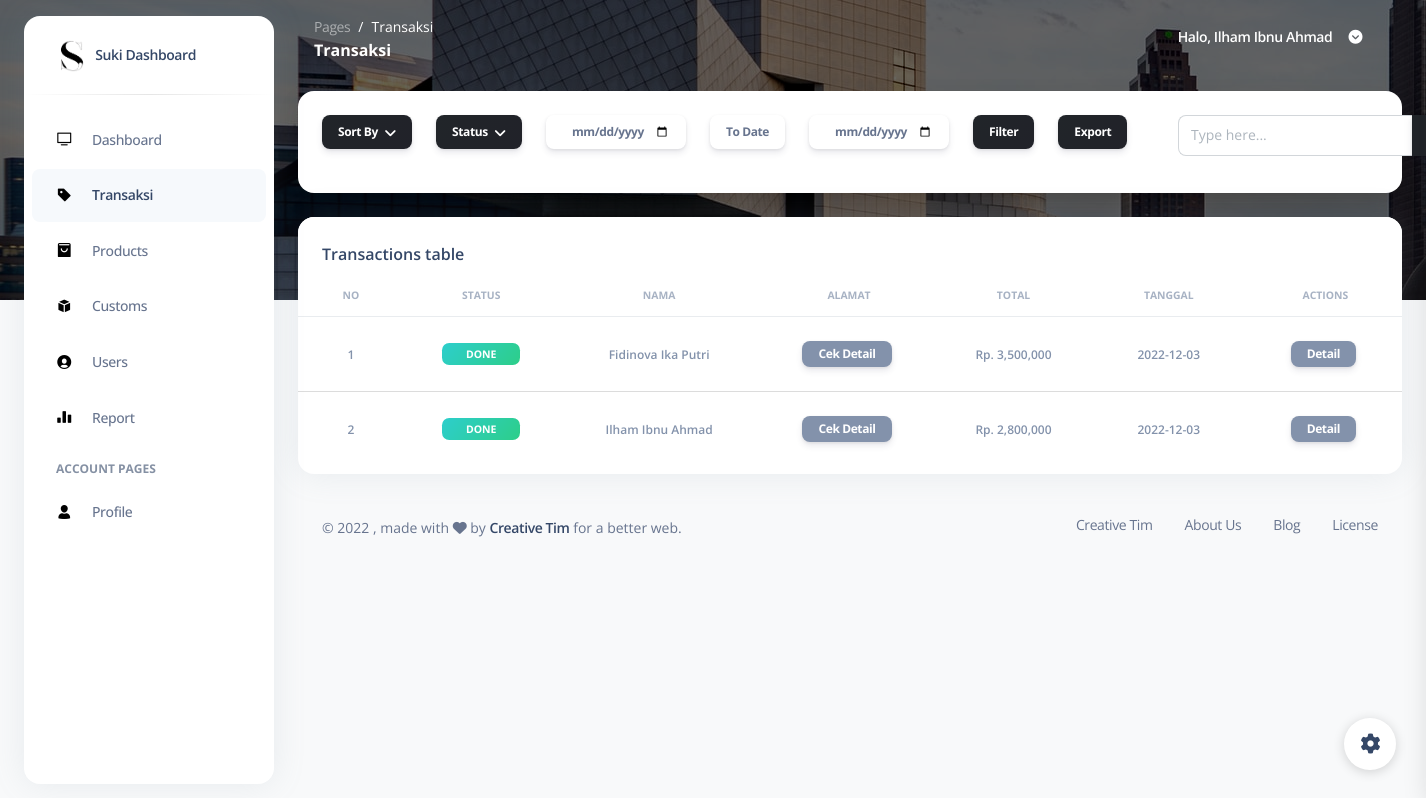
The page /pages/transaksi.view.php (signed in) on the database its author committed.
### tables this page shows
CREATE TABLE `tb_user` (
  `id` int(2) NOT NULL,
  `nama` varchar(50) NOT NULL,
  `foto` varchar(250) NOT NULL,
  `nohp` varchar(13) NOT NULL,
  `email` varchar(50) NOT NULL,
  `alamat` varchar(250) NOT NULL,
  `username` varchar(50) NOT NULL,
  `password` varchar(50) NOT NULL,
  `level` int(2) NOT NULL
);

CREATE TABLE `tb_transaksi` (
  `id` int(2) NOT NULL,
  `user_id` int(2) NOT NULL,
  `status` enum('pending','delivery','done','cancel') NOT NULL,
  `tanggal` date NOT NULL
);

### pages/transaksi.view.php (the view, shortened to what the rows shown need)
<?php
include "koneksi.php";
if (isset($_SESSION["ses_username"]) == "") {
  header("location: login.view.php");
} else {
  $data_id = $_SESSION["ses_id"];
}
?>
<!DOCTYPE html>
<html lang="en">
<head>
  <link href="../assets/css/nucleo-icons.css" rel="stylesheet" />
  <link href="../assets/css/nucleo-svg.css" rel="stylesheet" />
  <link href="../assets/css/nucleo-svg.css" rel="stylesheet" />
  <link id="pagestyle" href="../assets/css/argon-dashboard.css" rel="stylesheet" />
</head>
<body class="g-sidenav-show bg-gray-100">
  <main class="main-content position-relative border-radius-lg">
    <nav class="navbar navbar-main navbar-expand-lg px-0 mx-4 shadow-none border-radius-xl" id="navbarBlur" data-scroll="false">
      <div class="container-fluid py-1 px-3">
        <div class="collapse navbar-collapse mt-sm-0 mt-2 me-md-0 me-sm-4" id="navbar">
          <ul class="ms-md-auto pe-md-3 d-flex align-items-center navbar-nav justify-content-end">
            <?php
            $tampilprofil = ("SELECT id, foto, nama, nohp, email, username, password  FROM tb_user WHERE id = '$data_id'");
            $result   = mysqli_query($koneksi, $tampilprofil);
            while ($row = mysqli_fetch_array($result)) {
              $profilName   = $row['nama'];
            ?>
              <li class="nav-item px-3 d-flex align-items-center">
                <a href="javascript:;" class="nav-link text-white font-weight-bold px-0">
                  <span class="d-sm-inline d-none">Halo, <?php echo $profilName ?></span>
                </a>
              </li>
            <?php
            }
            ?>
          </ul>
        </div>
      </div>
    </nav>
    <div class="container-fluid py-4">
      <div class="row">
        <div class="col-12">
          <div class="card mb-4">
            <div class="card-body px-0 pt-0 pb-2">
              <div class="table-responsive p-0">
                <table class="table align-items-center mb-0">
                  <thead>
                    <tr>
                      <th class="text-center text-uppercase text-secondary text-xxs font-weight-bolder opacity-7">
                        No
                      </th>
                      <th class="text-center text-uppercase text-secondary text-xxs font-weight-bolder opacity-7">
                        Status
                      </th>
                      <th class="text-center text-uppercase text-secondary text-xxs font-weight-bolder opacity-7">
                        Nama
                      </th>
                      <th class="text-center text-uppercase text-secondary text-xxs font-weight-bolder opacity-7">
                        Alamat
                      </th>
                      <th class="text-center text-uppercase text-secondary text-xxs font-weight-bolder opacity-7">
                        Total
                      </th>
                      <th class="text-center text-uppercase text-secondary text-xxs font-weight-bolder opacity-7">
                        Tanggal
                      </th>
                      <th class="text-center text-uppercase text-secondary text-xxs font-weight-bolder opacity-7">
                        Actions
                      </th>
                    </tr>
                  </thead>
                  <?php
                  $data = $_POST['data'];
                  if (isset($_POST['caridata'])) {
                    $caringab = ("SELECT tb_transaksi.id, format(SUM(tb_product.harga*tb_detail_transaksi.qty),0) AS total, tb_user.nama,tb_user.alamat,tb_transaksi.status, tb_transaksi.tanggal FROM tb_transaksi INNER JOIN tb_user ON tb_user.id=tb_transaksi.user_id INNER JOIN tb_detail_transaksi ON tb_detail_transaksi.id_transaksi=tb_transaksi.id INNER JOIN tb_product ON tb_product.id=tb_detail_transaksi.id_product WHERE tb_user.nama LIKE '" . $data . "%' GROUP BY tb_transaksi.id");
                    $result   = mysqli_query($koneksi, $caringab);
                  } else {
                    $query  = "SELECT  tb_transaksi.id,  format(SUM(tb_product.harga*tb_detail_transaksi.qty),0) AS total, tb_user.nama, tb_user.alamat, tb_transaksi.status, tb_transaksi.tanggal FROM tb_transaksi INNER JOIN tb_user ON tb_user.id=tb_transaksi.user_id INNER JOIN tb_detail_transaksi ON tb_detail_transaksi.id_transaksi=tb_transaksi.id INNER JOIN tb_product ON tb_product.id=tb_detail_transaksi.id_product GROUP BY tb_transaksi.id";
                    $result = mysqli_query($koneksi, $query);
                  }
                  $no     = 1;
                  while ($row = mysqli_fetch_array($result)) {
                    $transaksiStatus = $row['status'];
                    $transaksiNama = $row['nama'];
                    $transaksiTotal = $row['total'];
                    $transaksiTanggal   = $row['tanggal'];
                  ?>
                    <tbody>
                      <tr>
                        <td class="align-middle text-center">
                          <span class="text-secondary text-xs font-weight-bold"><?php echo $no; ?></span>
                        </td>
                        <td class="align-middle text-center text-sm">
                          <?php
                          if ($transaksiStatus == "pending") {
                            echo "
                          <span class='badge badge-sm bg-gradient-warning px-3'>Pending</span>
                          ";
                          } elseif ($transaksiStatus == "delivery") {
                            echo "
                          <span class='badge badge-sm bg-gradient-info px-4'>Delivery</span>
                          ";
                          } elseif ($transaksiStatus == "done") {
                            echo "
                          <span class='badge badge-sm bg-gradient-success px-4'>Done</span>
                            ";
                          } elseif ($transaksiStatus == "cancel") {
                            echo "
                            <span class='badge badge-sm bg-gradient-danger'>Cancel</span>
                              ";
                          }
                          ?>
                        </td>
                        <td class="align-middle text-center">
                          <span class="text-secondary text-xs font-weight-bold"><?php echo $transaksiNama; ?></span>
                        </td>
                        <td class="align-middle text-center">
                          <button class="btn btn-secondary btn-sm px-3 py-1 me-1 mt-3" data-modal-target="#modal-detail<?= $row['id'] ?>">Cek Detail</button>
                        </td>
                        <td class="align-middle text-center">
                          <span class="text-secondary text-xs font-weight-bold">Rp. <?php echo $transaksiTotal; ?></span>
                        </td>
                        <td class="align-middle text-center">
                          <span class="text-secondary text-xs font-weight-bold"><?php echo $transaksiTanggal; ?></span>
                        </td>
                        <td class="align-middle text-center">
                          <button class="btn btn-secondary btn-sm px-3 py-1 me-1 mt-3" data-modal-target="#modal-delete<?php echo $row['id']; ?>">Detail</button>
                        </td>
                      </tr>
                    </tbody>
                  <?php
                    $no++;
                  }
                  ?>
                </table>
              </div>
            </div>
          </div>
        </div>
      </div>
    </div>
  </main>
</body>
</html>

### rows shown on the page
tb_user: nama "Ilham Ibnu Ahmad"
tb_transaksi: status "DONE", user.nama "Fidinova Ika Putri", transaksiTotal "3,500,000", tanggal "2022-12-03"
tb_transaksi: status "DONE", user.nama "Ilham Ibnu Ahmad", transaksiTotal "2,800,000", tanggal "2022-12-03"
